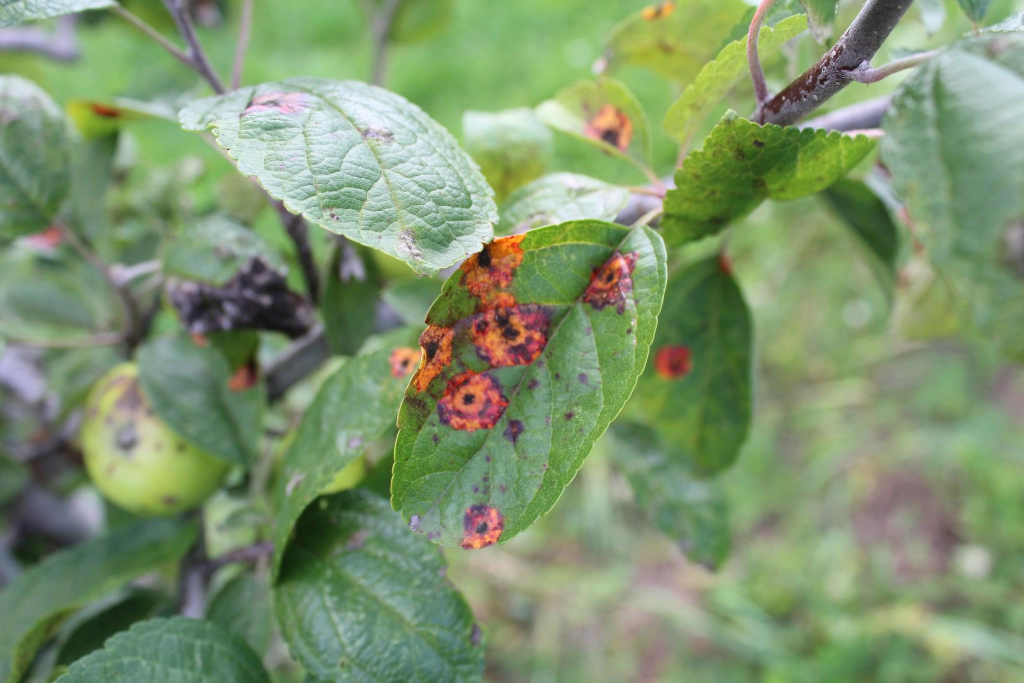
#> input picture Projects/Image Classification/plant-pathology-2020-fgvc7/images/Test_1006.jpg, 2048 x 1365 px, given in place of Test_0.jpg, which was not available (shown at 1/2 size)
$ jupyter execute --allow-errors Plant_Image_Classification.ipynb   (shell and % lines are left out)
#> lines starting #> are read from the running program, lines starting #| are printed output that depends on the picture; long printed decimals are rounded; pictures that were not available may be replaced by others from this repository, and a replacement may not be noted
[cell 1]
import os
import zipfile

os.environ['KAGGLE_CONFIG_DIR'] = "/content"

# Unzip the dataset
#> (the rest of this cell did not finish here and is left out)

[cell 2]
import pandas as pd
import numpy as np
import os
import cv2
from sklearn.model_selection import train_test_split
from sklearn.preprocessing import LabelEncoder
from sklearn.ensemble import RandomForestClassifier, GradientBoostingClassifier
from sklearn.svm import SVC
from sklearn.metrics import classification_report, confusion_matrix
import matplotlib.pyplot as plt
import seaborn as sns

#> (a cell that did not finish here is left out)

#> (a cell that did not finish here is left out)

[cell 5]
def extract_features(image_path):
#> called with image_path = '/content/plant_data/images/Test_0.jpg'
    image = cv2.imread(image_path)
#> image is the input picture: shape (1365, 2048, 3); mean B, G, R 110.3, 147.7, 126.7
    image = cv2.resize(image, (128, 128))  # Resize for consistency
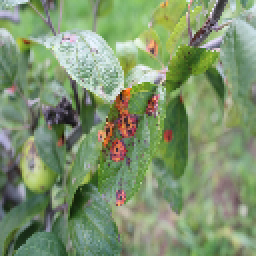
#> image: shape (128, 128, 3) (shown 2 times larger); mean B, G, R 110.1, 147.5, 126.6
    image = cv2.cvtColor(image, cv2.COLOR_BGR2RGB)

    hist_features = []
    for i in range(3):  # RGB channels
        hist = cv2.calcHist([image], [i], None, [32], [0, 256])
        hist = cv2.normalize(hist, hist).flatten()
        hist_features.extend(hist)
#> after the loop, hist_features = 96 values, max 0.421 at index 77, min 0 at index 0, mean 0.128

    return hist_features

# Call the function with a valid image path
features = extract_features('/content/plant_data/images/Test_0.jpg')
#> features has the same summary as hist_features in extract_features
print(features[:5])  # show first 5 features
#| [0.0, 0.0, 0.01113, 0.02251, 0.01644]


$ run again, on Projects/Image Classification/plant-pathology-2020-fgvc7/images/Test_1103.jpg
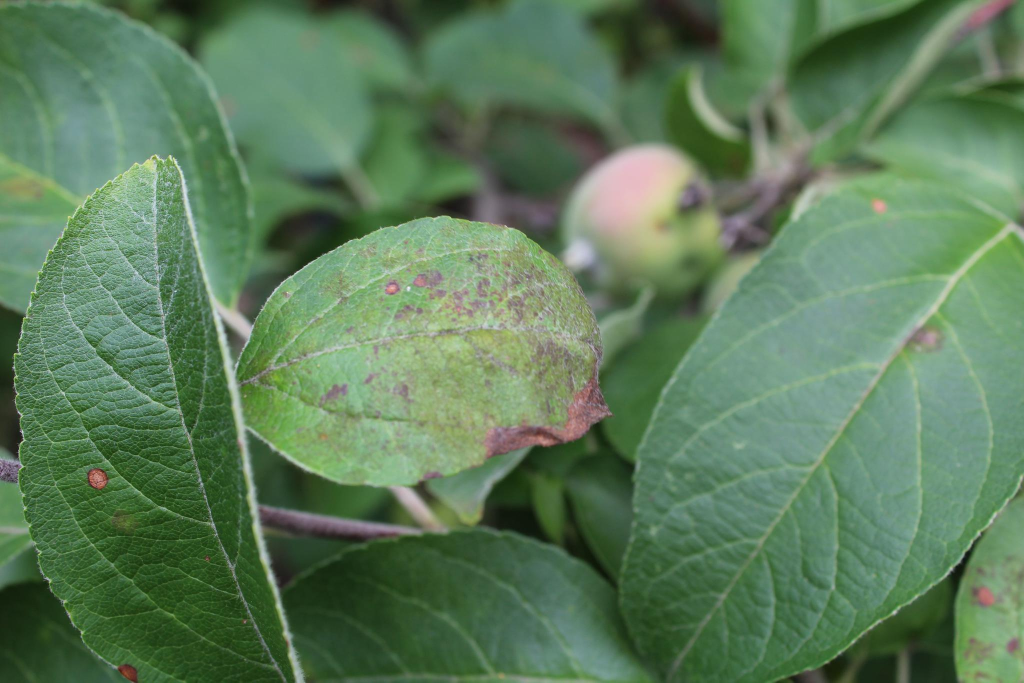
#> input picture Projects/Image Classification/plant-pathology-2020-fgvc7/images/Test_1103.jpg, 2048 x 1365 px, given in place of Test_0.jpg, which was not available (shown at 1/2 size)
#> in extract_features, image is the input picture: shape (1365, 2048, 3); mean B, G, R 91.1, 124.4, 93
#> in extract_features, `image = cv2.resize(image, (128, 128))`:
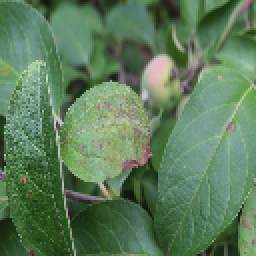
#> image: shape (128, 128, 3) (shown 2 times larger); mean B, G, R 90.9, 124.3, 92.9
#> after the loop in extract_features, `for i in range(3):`: hist_features = 96 values, max 0.365 at index 51, min 0 at index 0, mean 0.13
#> features has the same summary as hist_features in extract_features
#| [0.0, 0.003268, 0.02388, 0.09905, 0.1896]

$ run again, on Projects/Image Classification/plant-pathology-2020-fgvc7/images/Test_1111.jpg
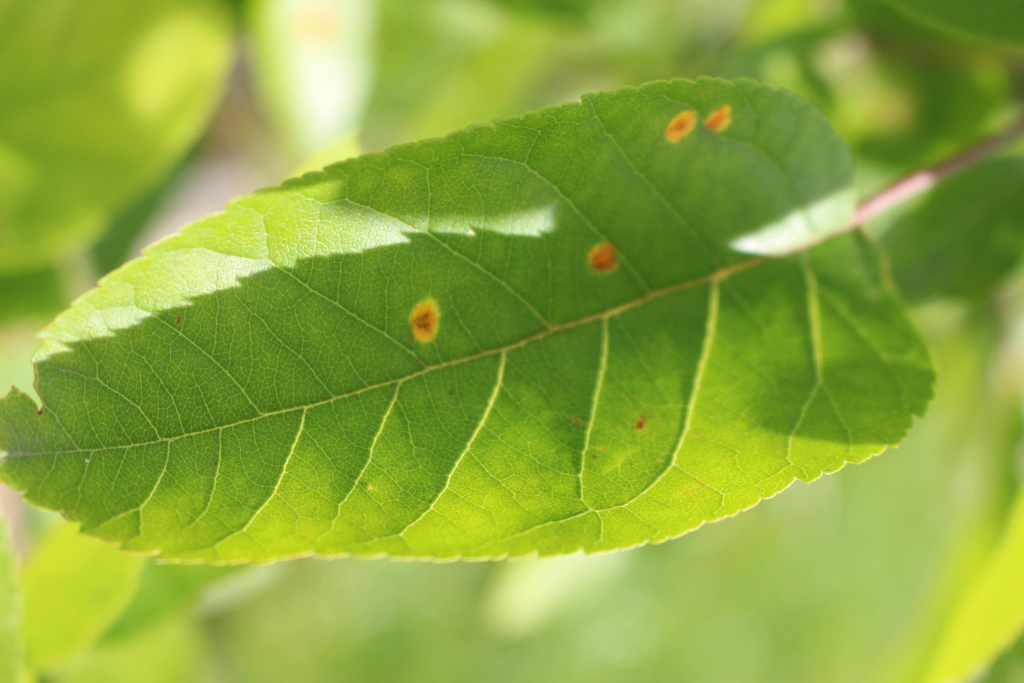
#> input picture Projects/Image Classification/plant-pathology-2020-fgvc7/images/Test_1111.jpg, 2048 x 1365 px, given in place of Test_0.jpg, which was not available (shown at 1/2 size)
#> in extract_features, image is the input picture: shape (1365, 2048, 3); mean B, G, R 60.3, 168, 140
#> in extract_features, `image = cv2.resize(image, (128, 128))`:
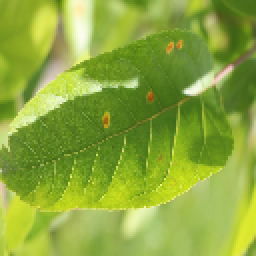
#> image: shape (128, 128, 3) (shown 2 times larger); mean B, G, R 60.2, 167.8, 139.9
#> after the loop in extract_features, `for i in range(3):`: hist_features = 96 values, max 0.727 at index 67, min 0 at index 0, mean 0.118
#> features has the same summary as hist_features in extract_features
#| [0.0, 0.0, 0.0, 0.0, 0.0]

$ run again, on Projects/Image Classification/plant-pathology-2020-fgvc7/images/Test_1151.jpg
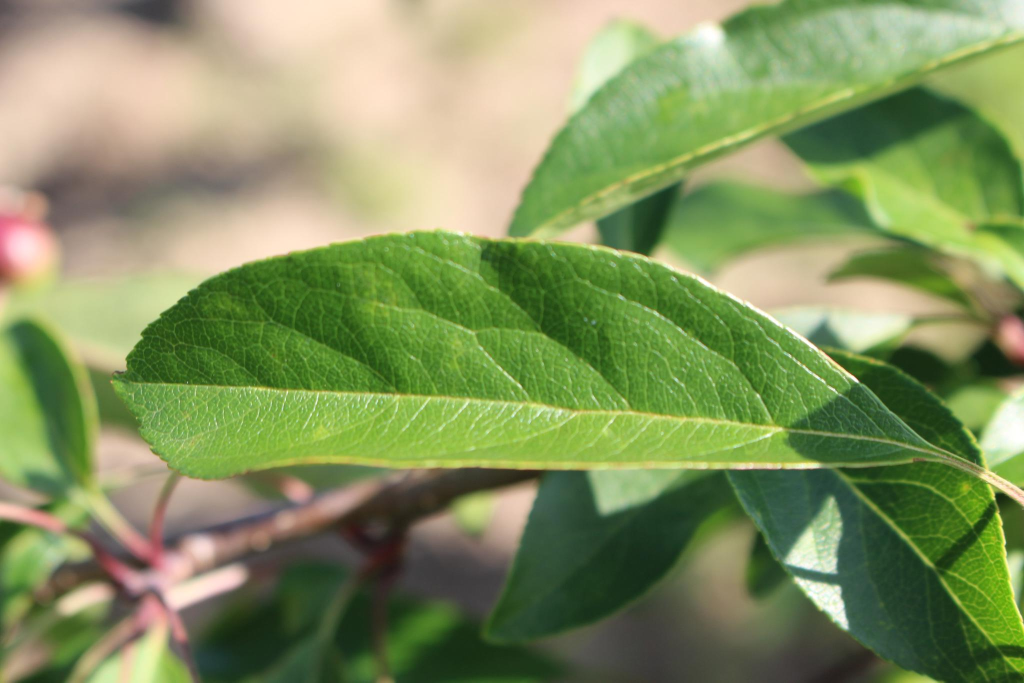
#> input picture Projects/Image Classification/plant-pathology-2020-fgvc7/images/Test_1151.jpg, 2048 x 1365 px, given in place of Test_0.jpg, which was not available (shown at 1/2 size)
#> in extract_features, image is the input picture: shape (1365, 2048, 3); mean B, G, R 95.3, 146.1, 131.2
#> in extract_features, `image = cv2.resize(image, (128, 128))`:
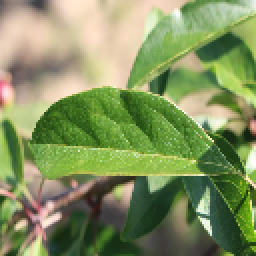
#> image: shape (128, 128, 3) (shown 2 times larger); mean B, G, R 95.3, 146, 131.1
#> after the loop in extract_features, `for i in range(3):`: hist_features = 96 values, max 0.318 at index 67, min 0 at index 0, mean 0.153
#> features has the same summary as hist_features in extract_features
#| [0.0, 0.0, 0.03278, 0.1863, 0.1811]
